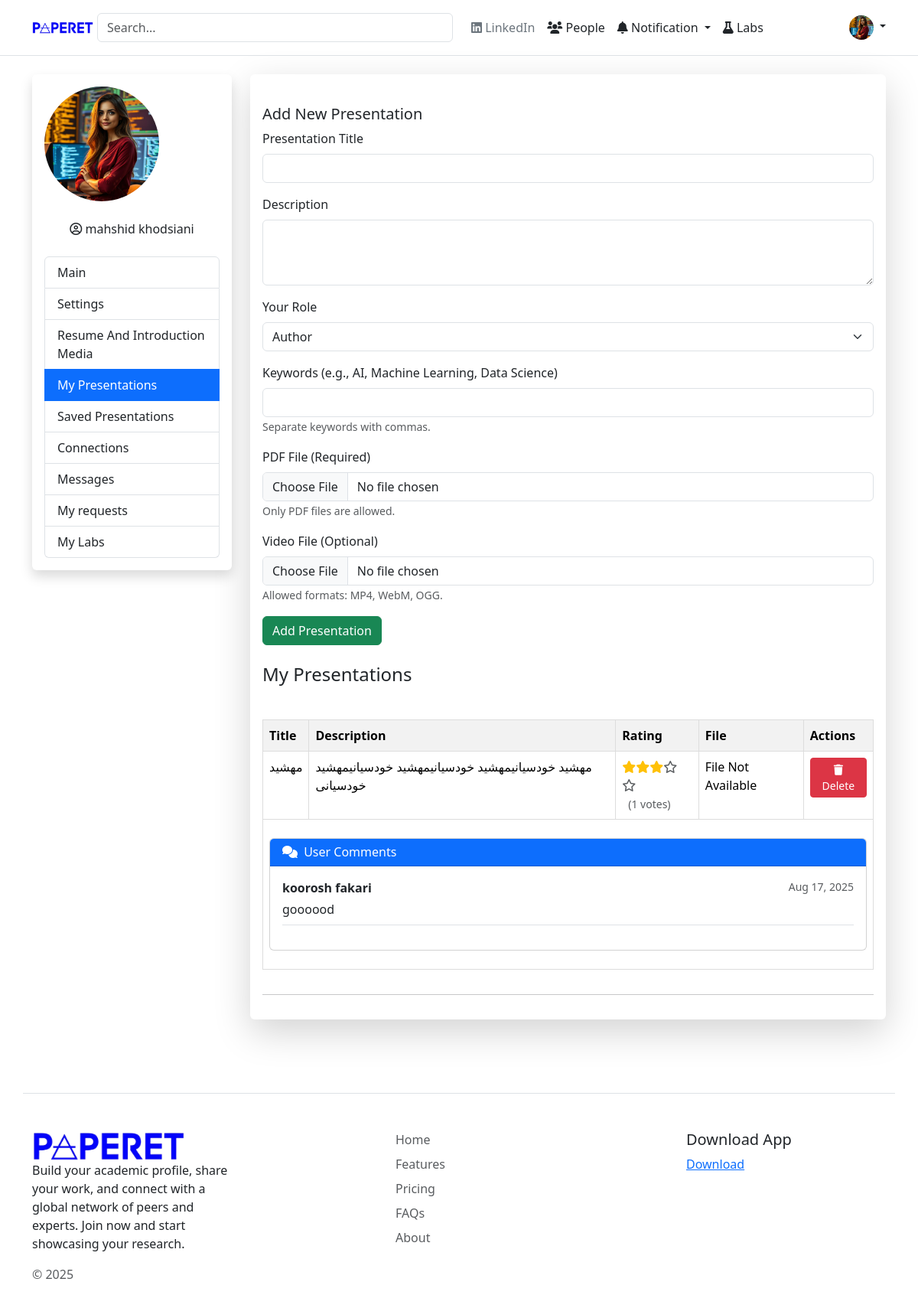
The page /profile/my_presentations.php (signed in) on the database its author committed.
### tables this page shows
CREATE TABLE `presentations` (
  `id` int(10) UNSIGNED NOT NULL,
  `user_id` int(10) UNSIGNED NOT NULL,
  `title` varchar(255) NOT NULL,
  `description` text DEFAULT NULL,
  `pdf_path` varchar(255) DEFAULT NULL,
  `video_path` varchar(255) DEFAULT NULL,
  `keywords` varchar(255) DEFAULT NULL,
  `created_at` datetime DEFAULT current_timestamp(),
  `role` varchar(20) DEFAULT NULL
);

CREATE TABLE `ratings` (
  `id` int(11) NOT NULL,
  `rater_user_id` int(12) NOT NULL,
  `presentation_id` int(10) UNSIGNED NOT NULL,
  `rating_value` int(11) NOT NULL,
  `comment` text DEFAULT NULL,
  `created_at` timestamp NOT NULL DEFAULT current_timestamp()
);

CREATE TABLE `users` (
  `id` int(12) NOT NULL,
  `name` varchar(255) DEFAULT NULL,
  `family` varchar(255) DEFAULT NULL,
  `email` varchar(255) DEFAULT NULL,
  `password` varchar(255) DEFAULT NULL,
  `reset_code` varchar(255) DEFAULT NULL,
  `reset_code_expires_at` datetime DEFAULT NULL,
  `status` int(1) NOT NULL DEFAULT 1,
  `google_id` varchar(255) DEFAULT NULL,
  `is_google_user` tinyint(1) DEFAULT 0,
  `profile_pic` varchar(255) DEFAULT NULL,
  `cover_photo` varchar(255) DEFAULT NULL,
  `is_active` tinyint(1) NOT NULL DEFAULT 0,
  `email_verification_token` varchar(255) DEFAULT NULL,
  `university` varchar(255) DEFAULT NULL,
  `birthdate` date DEFAULT NULL,
  `education` varchar(255) DEFAULT NULL,
  `workplace` varchar(255) DEFAULT NULL,
  `meeting_info` text DEFAULT NULL,
  `linkedin_url` varchar(255) DEFAULT NULL,
  `x_url` varchar(255) DEFAULT NULL,
  `google_scholar_url` varchar(255) DEFAULT NULL,
  `github_url` varchar(255) DEFAULT NULL,
  `website_url` varchar(255) DEFAULT NULL,
  `custom_profile_link` varchar(255) DEFAULT NULL,
  `availability_status` enum('available','busy','meeting_link','google_calendar_embed') DEFAULT 'available',
  `meeting_link` varchar(255) DEFAULT NULL,
  `google_calendar` varchar(255) DEFAULT NULL,
  `resume_pdf_path` varchar(255) DEFAULT NULL,
  `intro_video_path` varchar(255) DEFAULT NULL,
  `last_resume_update` timestamp NULL DEFAULT NULL,
  `hide_resume` int(1) NOT NULL DEFAULT 0,
  `biography` longtext DEFAULT NULL,
  `created_at` timestamp NOT NULL DEFAULT current_timestamp(),
  `updated_at` timestamp NOT NULL DEFAULT current_timestamp() ON UPDATE current_timestamp()
);

### profile/my_presentations.php (the view, shortened to what this page needs)
<?php
$userId = $_SESSION['user_data']['id'];
include "../config.php";
$presentations = [];
$conn_fetch = new mysqli($servername, $username, $password, $dbname);
$conn_fetch->set_charset("utf8mb4");
$sql_fetch_presentations = "SELECT id, title, description, pdf_path, video_path, role, keywords FROM presentations WHERE user_id = ?";
$stmt_fetch_presentations = $conn_fetch->prepare($sql_fetch_presentations);
if ($stmt_fetch_presentations) {
    $stmt_fetch_presentations->bind_param("i", $userId);
    $stmt_fetch_presentations->execute();
    $result_presentations = $stmt_fetch_presentations->get_result();
    if ($result_presentations->num_rows > 0) {
        while ($row = $result_presentations->fetch_assoc()) {
            $presentationId = $row['id'];
            $sql_avg_rating = "SELECT AVG(rating_value) AS avg_rating, COUNT(id) AS rating_count FROM ratings WHERE presentation_id = ?";
            $stmt_avg_rating = $conn_fetch->prepare($sql_avg_rating);
            if ($stmt_avg_rating) {
                $stmt_avg_rating->bind_param("i", $presentationId);
                $stmt_avg_rating->execute();
                $result_avg = $stmt_avg_rating->get_result()->fetch_assoc();
                $row['avg_rating'] = round($result_avg['avg_rating'] ?? 0, 1);
                $row['rating_count'] = $result_avg['rating_count'] ?? 0;
            }
            $comments_sql = "SELECT u.name, u.family, r.comment, r.created_at FROM ratings r JOIN users u ON r.rater_user_id = u.id WHERE r.presentation_id = ? AND r.comment IS NOT NULL AND r.comment != '' ORDER BY r.created_at DESC";
            $comments_stmt = $conn_fetch->prepare($comments_sql);
            if ($comments_stmt) {
                $comments_stmt->bind_param("i", $presentationId);
                $comments_stmt->execute();
                $comments_result = $comments_stmt->get_result();
                $row['comments'] = [];
                while ($comment_row = $comments_result->fetch_assoc()) {
                    $row['comments'][] = $comment_row;
                }
            }
            $presentations[] = $row;
        }
    }
} else {
    $message = "Database query preparation for fetching presentations failed: " . $conn_fetch->error;
    $messageType = 'danger';
}
?>
<!DOCTYPE html>
<html lang="en" dir="ltr">
<head>
    <?php include "../includes.php"; ?>
    <link rel="stylesheet" href="styles.css">
</head>
<body>
    <?php include "header.php"; ?>
    <div class="container mt-4">
        <div class="row">
            <?php include "sidebar.php"; ?>
            <div class="col-md-9">
                <div class="main-content shadow-lg p-3 mb-5 bg-white rounded">
                    <h5 class="mt-4">Add New Presentation</h5>
                    <form action="" method="post" enctype="multipart/form-data">
                        <div class="mb-3">
                            <label for="presentationTitle" class="form-label">Presentation Title</label>
                            <input type="text" class="form-control" id="presentationTitle" name="title" required>
                        </div>
                        <div class="mb-3">
                            <label for="presentationDescription" class="form-label">Description</label>
                            <textarea class="form-control" id="presentationDescription" name="description" rows="3"></textarea>
                        </div>
                        <div class="mb-3">
                            <label for="presentationRole" class="form-label">Your Role</label>
                            <select class="form-select" id="presentationRole" name="role" required>
                                <option value="Author">Author</option>
                            </select>
                        </div>
                        <div class="mb-3">
                            <label for="presentationKeywords" class="form-label">Keywords (e.g., AI, Machine Learning, Data Science)</label>
                            <input type="text" class="form-control" id="presentationKeywords" name="keywords">
                            <small class="text-muted">Separate keywords with commas.</small>
                        </div>
                        <div class="mb-3">
                            <label for="pdfFile" class="form-label">PDF File (Required)</label>
                            <input class="form-control" type="file" id="pdfFile" name="pdf_file" accept=".pdf" required>
                            <small class="text-muted">Only PDF files are allowed.</small>
                        </div>
                        <div class="mb-3">
                            <label for="videoFile" class="form-label">Video File (Optional)</label>
                            <input class="form-control" type="file" id="videoFile" name="video_file" accept=".mp4, .webm, .ogg">
                            <small class="text-muted">Allowed formats: MP4, WebM, OGG.</small>
                        </div>
                        <button type="submit" name="action_type" value="add_presentation" class="btn btn-success">Add Presentation</button>
                    </form>
                    <br>
                    <h4 class="mb-4">My Presentations</h4>
                    <?php if (!empty($presentations)): ?>
                        <div class="table-responsive">
                            <table class="table table-hover presentations-table">
                                <thead>
                                    <tr>
                                        <th>Title</th>
                                        <th>Description</th>
                                        <th>Rating</th>
                                        <th>File</th>
                                        <th>Actions</th>
                                    </tr>
                                </thead>
                                <tbody>
                                    <?php foreach ($presentations as $presentation): ?>
                                        <tr>
                                            <td><?php echo htmlspecialchars($presentation['title']); ?></td>
                                            <td><?php echo htmlspecialchars($presentation['description']); ?></td>
                                            <td>
                                                <div class="rating-stars me-2" data-rating="<?= htmlspecialchars($presentation['avg_rating']) ?>">
                                                    <?php
                                                    $avgRating = $presentation['avg_rating'];
                                                    for ($i = 1; $i <= 5; $i++) {
                                                        if ($i <= $avgRating) {
                                                            echo '<i class="fas fa-star text-warning"></i>';
                                                        } else {
                                                            echo '<i class="far fa-star text-muted"></i>';
                                                        }
                                                    }
                                                    ?>
                                                </div>
                                                <small class="text-muted ms-2">(<?= htmlspecialchars($presentation['rating_count']) ?> votes)</small>
                                            </td>
                                            <td>
                                                <?php
                                                $isPdfAvailable = !empty($presentation['pdf_path']) && file_exists(realpath($presentation['pdf_path']));
                                                $isVideoAvailable = !empty($presentation['video_path']) && file_exists(realpath($presentation['video_path']));
                                                ?>
                                                <?php if (!$isPdfAvailable && !$isVideoAvailable): ?>
                                                    File Not Available
                                                <?php endif; ?>
                                            </td>
                                            <td>
                                                <div class="presentation-actions">
                                                    <form action="" method="post" class="d-inline" onsubmit="return confirm('Are you sure you want to delete this presentation? This action cannot be undone.');">
                                                        <button type="submit" class="btn btn-danger btn-sm"><i class="fas fa-trash"></i> Delete</button>
                                                    </form>
                                                </div>
                                            </td>
                                        </tr>
                                        <?php if (!empty($presentation['comments'])): ?>
                                            <tr>
                                                <td colspan="5">
                                                    <div class="card my-3">
                                                        <div class="card-header bg-primary text-white">
                                                            <h6 class="mb-0"><i class="fas fa-comments me-1"></i> User Comments</h6>
                                                        </div>
                                                        <div class="card-body">
                                                            <?php foreach ($presentation['comments'] as $comment): ?>
                                                                <div class="mb-3 border-bottom pb-2">
                                                                    <p class="mb-1">
                                                                        <strong><?= htmlspecialchars($comment['name'] . ' ' . $comment['family']) ?></strong>
                                                                        <small class="text-muted float-end"><?= date('M d, Y', strtotime($comment['created_at'])) ?></small>
                                                                    </p>
                                                                    <p class="mb-0"><?= nl2br(htmlspecialchars($comment['comment'])) ?></p>
                                                                </div>
                                                            <?php endforeach; ?>
                                                        </div>
                                                    </div>
                                                </td>
                                            </tr>
                                        <?php endif; ?>
                                    <?php endforeach; ?>
                                </tbody>
                            </table>
                        </div>
                    <?php else: ?>
                        <div class="alert alert-info" role="alert">
                            You haven't uploaded any presentations yet.
                        </div>
                    <?php endif; ?>
                    <hr>
                </div>
            </div>
        </div>
    </div>
    <?php include "footer.php"; ?>
</body>
</html>

### profile/my_presentations.php (style rules this page uses)
.presentations-table { width: 100%; border-collapse: collapse; margin-top: 20px; }
.presentations-table th, .presentations-table td { border: 1px solid #ddd; padding: 8px; text-align: left; }
.presentations-table th { background-color: #f2f2f2; font-weight: bold; }

### rows shown on the page
presentations: title "مهشید", description "مهشید خودسیانیمهشید خودسیانیمهشید خودسیانیمهشید خودسیانی", rating_count "1", shows "File Not Available"
ratings: rater_user.family "koorosh fakari", created_at "Aug 17, 2025", comment "goooood"
